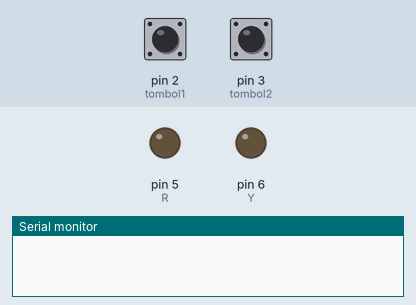
Recording of a sketch running on a simulated Arduino Uno, built with avr-gcc and run on an emulated ATmega328P. Parts: output pins drawn as LEDs (lit = HIGH), the last lines printed to the serial monitor. The test bench sets the inputs (shaded band); at power-on: pin 2 (tombol1) LOW, pin 3 (tombol2) LOW.

Above: at 1.2 s.
1.3 s: pin 2 (tombol1) pulled HIGH for 0.15 s
At 1.38 s:
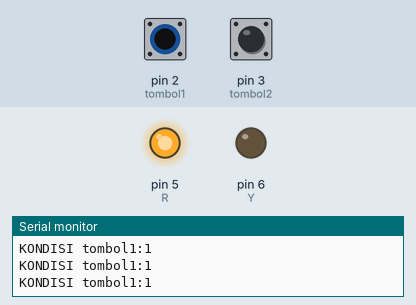
2.9 s: pin 2 (tombol1) pulled HIGH for 3.2 s
At 6.4 s:
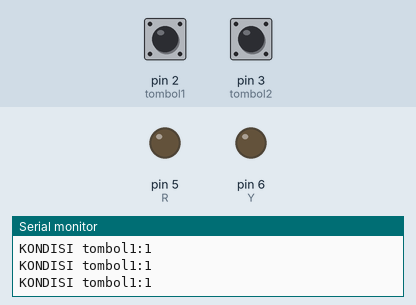
7.6 s: pin 3 (tombol2) pulled HIGH for 3.2 s
At 8.3 s:
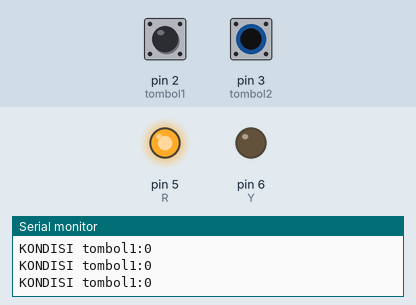
12.3 s: pin 2 (tombol1) driven HIGH and pin 3 (tombol2) driven HIGH
At 13.1 s:
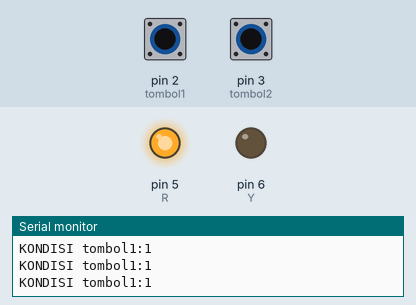
Timing chart, 0 to 15.3 s (numbered marks = the images above; inputs shaded):
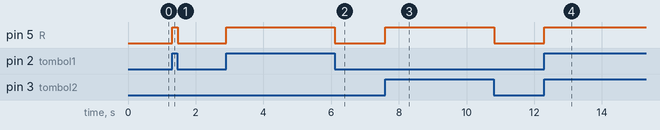

Measured:
- after the input at 1.3 s, pin 5 (R): LOW → HIGH at once, → LOW 0.17 s later
- after the input at 2.9 s, pin 5 (R): LOW → HIGH at once, → LOW 3.2 s later
- after the input at 7.6 s, pin 5 (R): LOW → HIGH at once, → LOW 3.2 s later
- after the input at 12.3 s, pin 5 (R): LOW → HIGH at once

The sketch:

1.3Chalange_LED.ino
```cpp
int tombol1=2,tombol2=3;
int R=5,Y=6;
int button;
void setup() {
  Serial.begin(9600);
  pinMode(tombol1,INPUT);
  pinMode(tombol2,INPUT);
  pinMode(R,OUTPUT);
  pinMode(Y,OUTPUT);

}

void loop() {
  int bacaTombol1=digitalRead(tombol1);
  int bacaTombol2=digitalRead(tombol2);

  if(bacaTombol1==1 or bacaTombol2==1){
    digitalWrite(R,HIGH);
    Serial.println("KONDISI tombol1:" +String(bacaTombol1));
  }
  else{
    digitalWrite(R,LOW);
  }

}
```
